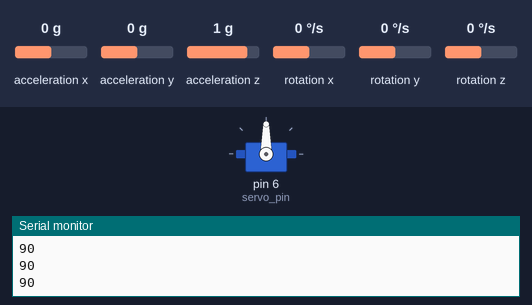
The sketch below on a simulated Arduino Uno, built with avr-gcc and run on an emulated ATmega328P. Parts: servo, the last lines printed to the serial monitor. Inputs (shaded band) come from the test bench; at power-on: acceleration x 0 g, acceleration y 0 g, acceleration z 1 g, rotation x 0 °/s, rotation y 0 °/s, rotation z 0 °/s.

Above: at 3.2 s.
3.3 s: acceleration x set to -1.4 g
At 4.5 s:
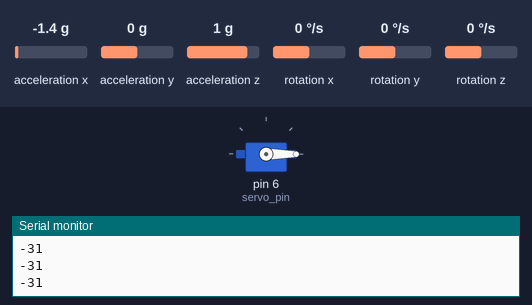
5.0 s: acceleration x set to -0.8 g
At 6.2 s:
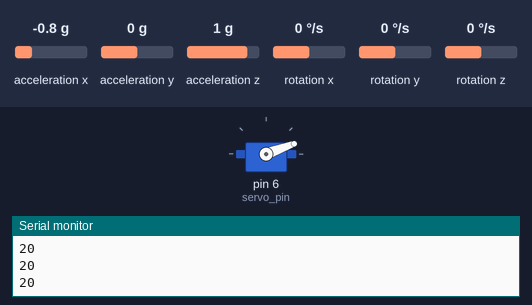
6.5 s: acceleration x set to 0.8 g
At 7.1 s:
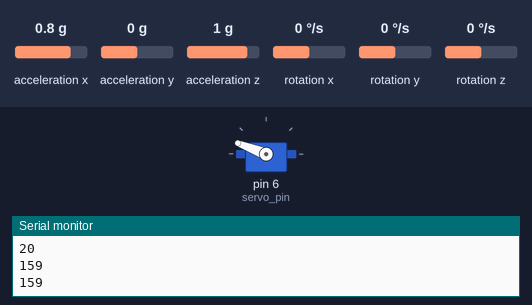
8.0 s: acceleration x set to 1.4 g
At 9.0 s:
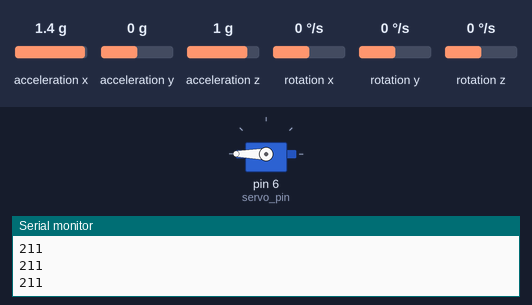
9.5 s: acceleration x set to 0 g
At 10.9 s:
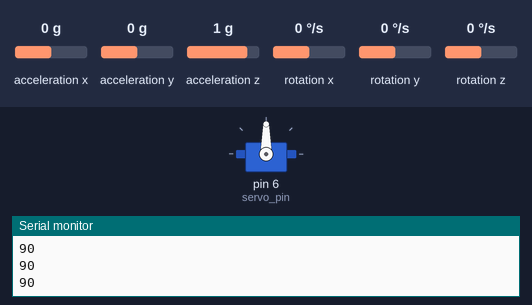
Timing chart, 0 to 12.1 s (numbered marks = the images above; inputs shaded):
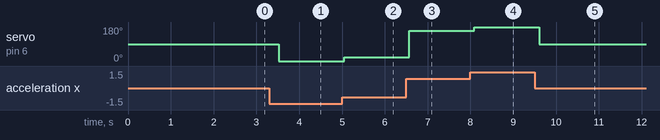

Measured:
- after the input at 3.3 s, servo on pin 6 (servo_pin): 90° → 0° after 0.23 s
- after the input at 5.0 s, servo on pin 6 (servo_pin): 0° → 20° after 0.05 s
- after the input at 6.5 s, servo on pin 6 (servo_pin): 20° → 159° after 0.07 s
- after the input at 8.0 s, servo on pin 6 (servo_pin): 159° → 180° after 0.09 s
- after the input at 9.5 s, servo on pin 6 (servo_pin): 180° → 90° after 0.11 s

The sketch:

Servo_with_mpu.ino
```cpp
#include <Wire.h>

#include <MPU6050.h>

#include <Servo.h>


Servo sg90;

int servo_pin = 6;

MPU6050 sensor ;

int16_t ax, ay, az ;

int16_t gx, gy, gz ;

void setup ( )

{

sg90.attach ( servo_pin );

Wire.begin ( );// SPI communication

Serial.begin  (9600);

Serial.println  ( "Initializing the sensor" );

sensor.initialize ( );

Serial.println (sensor.testConnection ( ) ? "Successfully Connected" : "Connection failed"); //checking whether mpu6050 is working alright

delay (1000);

Serial.println ( "Taking Values from the sensor" );

delay (1000);

}


void loop ( )

{

sensor.getMotion6 (&ax, &ay, &az, &gx, &gy, &gz);

ax = map (ax, -17000, 17000, 0, 180) ;

Serial.println (ax);

sg90.write (ax);

delay (300);

}
```
